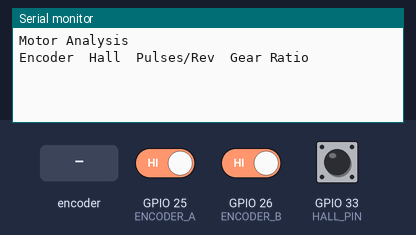
The sketch below on a simulated ESP32. Shown: the last lines printed to the serial monitor. Inputs (shaded band) come from the test bench; at power-on: GPIO 33 (HALL_PIN) HIGH, GPIO 25 (ENCODER_A) HIGH, GPIO 26 (ENCODER_B) HIGH.

Above: at 2.2 s.
2.3 s: rotary encoder on GPIO 25 (ENCODER_A) / GPIO 26 (ENCODER_B) turned 1 step (first pin leading)
At 3.4 s:
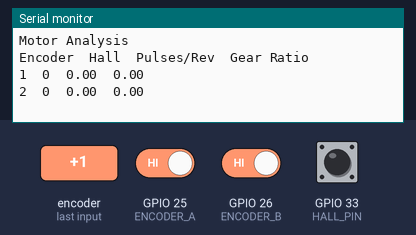
4.0 s: GPIO 33 (HALL_PIN) pulled LOW for 0.15 s
At 4.6 s:
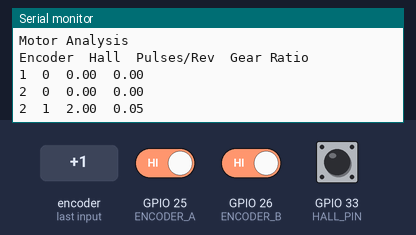
5.6 s: GPIO 33 (HALL_PIN) pulled LOW for 1 s
At 7.0 s:
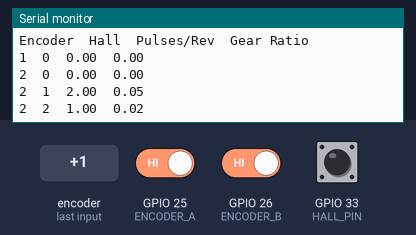
8.1 s: rotary encoder on GPIO 25 (ENCODER_A) / GPIO 26 (ENCODER_B) turned 1 step (first pin leading)
At 9.0 s:
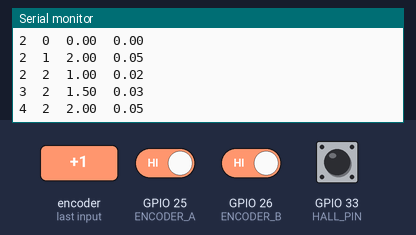
Timing chart, 0 to 10.8 s (numbered marks = the images above; inputs shaded):
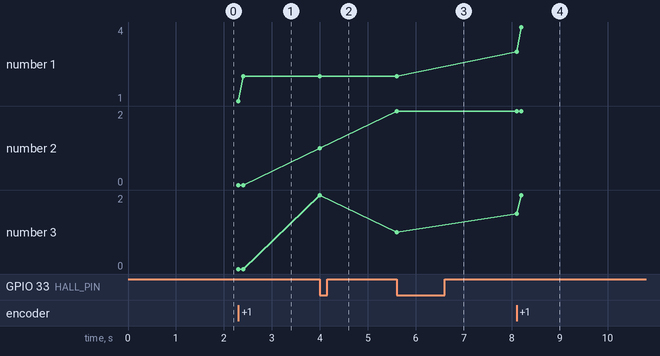

The sketch:

encoder_quadrature_test_hall.ino
```cpp
#include <Arduino.h>

const int ENCODER_A = 25;    // Yellow (A Phase)
const int ENCODER_B = 26;    // Green (B Phase)
const int HALL_PIN = 33;     // Hall sensor input

volatile long encoderCount = 0;
volatile long hallCount = 0;
volatile int lastA = 0;

// Debounce for Hall sensor
volatile unsigned long lastHallTime = 0;
const unsigned long DEBOUNCE_TIME = 5; // milliseconds
volatile int lastHallState = HIGH;     // Start with inactive state

void IRAM_ATTR encoderISR() {
    int A = digitalRead(ENCODER_A);

    if (A != lastA) {
        encoderCount += (A == digitalRead(ENCODER_B)) ? -1 : 1;
    }


    lastA = A;
}

void IRAM_ATTR hallISR() {
    unsigned long currentTime = millis();
    if (currentTime - lastHallTime > DEBOUNCE_TIME) {
        int hallState = digitalRead(HALL_PIN);
        if (hallState == LOW && lastHallState == HIGH) {  // Detect falling edge (magnet present)
            hallCount++;
        }
        lastHallState = hallState;
        lastHallTime = currentTime;
    }
}

void setup() {
    Serial.begin(115200);
    delay(1000);

    pinMode(ENCODER_A, INPUT_PULLUP);
    pinMode(ENCODER_B, INPUT_PULLUP);
    pinMode(HALL_PIN, INPUT_PULLUP);

    lastA = digitalRead(ENCODER_A);
    lastHallState = digitalRead(HALL_PIN);

    attachInterrupt(digitalPinToInterrupt(ENCODER_A), encoderISR, CHANGE);
    attachInterrupt(digitalPinToInterrupt(HALL_PIN), hallISR, CHANGE);

    Serial.println("Motor Analysis");
    Serial.println("Encoder\tHall\tPulses/Rev\tGear Ratio");
}

void loop() {
    static long lastEncoderCount = 0;
    static long lastHallCount = 0;
    static unsigned long lastPrint = 0;
    const unsigned long PRINT_INTERVAL = 100; // Print every 100ms

    unsigned long currentTime = millis();

    if (currentTime - lastPrint >= PRINT_INTERVAL) {
        if (encoderCount != lastEncoderCount || hallCount != lastHallCount) {
            float pulsesPerRev = 0;
            float gearRatio = 0;

            if (hallCount > 0) {  // Avoid division by zero
                pulsesPerRev = abs((float)encoderCount / hallCount);
                gearRatio = pulsesPerRev / 44.0;  // 11 PPR * 4 = 44 counts per motor rev
            }

            Serial.print(encoderCount);
            Serial.print("\t");
            Serial.print(hallCount);
            Serial.print("\t");
            Serial.print(pulsesPerRev, 2);
            Serial.print("\t");
            Serial.println(gearRatio, 2);

            lastEncoderCount = encoderCount;
            lastHallCount = hallCount;
        }
        lastPrint = currentTime;
    }
}
```

Measured:
- after the input at 2.3 s, the serial monitor: prints a new line at once (image 1)
- after the input at 4.0 s, the serial monitor: prints a new line at once (image 2)
- after the input at 5.6 s, the serial monitor: prints a new line at once (image 3)
- after the input at 8.1 s, the serial monitor: prints a new line at once (image 4)
- plotted number 1: 2 → 4 after the input at 8.1 s
